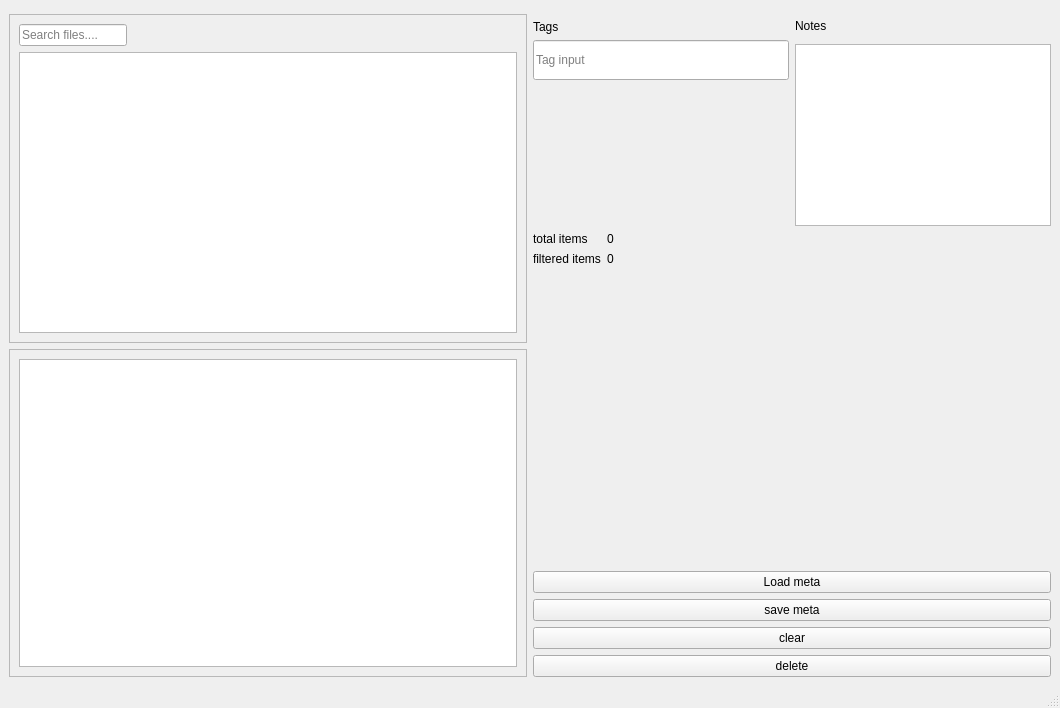
<?xml version="1.0" encoding="UTF-8"?>
<ui version="4.0">
 <class>MainWindow</class>
 <widget class="QMainWindow" name="MainWindow">
  <property name="geometry">
   <rect>
    <x>0</x>
    <y>0</y>
    <width>1060</width>
    <height>708</height>
   </rect>
  </property>
  <property name="windowTitle">
   <string>MainWindow</string>
  </property>
  <widget class="QWidget" name="centralwidget">
   <layout class="QHBoxLayout" name="horizontalLayout_2">
    <item>
     <layout class="QVBoxLayout" name="verticalLayout_3">
      <property name="topMargin">
       <number>5</number>
      </property>
      <item>
       <widget class="QScrollArea" name="scrollArea_2">
        <property name="widgetResizable">
         <bool>true</bool>
        </property>
        <widget class="QWidget" name="scrollAreaWidgetContents_2">
         <property name="geometry">
          <rect>
           <x>0</x>
           <y>0</y>
           <width>514</width>
           <height>310</height>
          </rect>
         </property>
         <layout class="QVBoxLayout" name="verticalLayout">
          <item>
           <widget class="QLineEdit" name="search_bar">
            <property name="sizePolicy">
             <sizepolicy hsizetype="Fixed" vsizetype="Fixed">
              <horstretch>0</horstretch>
              <verstretch>0</verstretch>
             </sizepolicy>
            </property>
            <property name="placeholderText">
             <string>Search files....</string>
            </property>
           </widget>
          </item>
          <item>
           <widget class="QTableView" name="table_view"/>
          </item>
         </layout>
        </widget>
       </widget>
      </item>
      <item>
       <widget class="QScrollArea" name="scrollArea">
        <property name="widgetResizable">
         <bool>true</bool>
        </property>
        <widget class="QWidget" name="scrollAreaWidgetContents">
         <property name="geometry">
          <rect>
           <x>0</x>
           <y>0</y>
           <width>514</width>
           <height>310</height>
          </rect>
         </property>
         <property name="sizePolicy">
          <sizepolicy hsizetype="Expanding" vsizetype="Expanding">
           <horstretch>0</horstretch>
           <verstretch>0</verstretch>
          </sizepolicy>
         </property>
         <layout class="QVBoxLayout" name="verticalLayout_5">
          <item>
           <widget class="QTreeView" name="tree_view"/>
          </item>
         </layout>
        </widget>
       </widget>
      </item>
     </layout>
    </item>
    <item>
     <layout class="QVBoxLayout" name="verticalLayout_2" stretch="0,2,0,3,3,3">
      <property name="topMargin">
       <number>5</number>
      </property>
      <item>
       <layout class="QHBoxLayout" name="horizontalLayout">
        <item>
         <layout class="QVBoxLayout" name="verticalLayout_6" stretch="2,3,10,0">
          <property name="spacing">
           <number>0</number>
          </property>
          <property name="sizeConstraint">
           <enum>QLayout::SetDefaultConstraint</enum>
          </property>
          <property name="topMargin">
           <number>0</number>
          </property>
          <property name="bottomMargin">
           <number>0</number>
          </property>
          <item>
           <widget class="QLabel" name="tag_lbl">
            <property name="text">
             <string>Tags</string>
            </property>
           </widget>
          </item>
          <item>
           <widget class="QLineEdit" name="tag_input">
            <property name="sizePolicy">
             <sizepolicy hsizetype="Expanding" vsizetype="Expanding">
              <horstretch>0</horstretch>
              <verstretch>0</verstretch>
             </sizepolicy>
            </property>
            <property name="text">
             <string/>
            </property>
            <property name="placeholderText">
             <string>Tag input</string>
            </property>
           </widget>
          </item>
          <item>
           <widget class="QLabel" name="label_2">
            <property name="text">
             <string/>
            </property>
           </widget>
          </item>
          <item>
           <widget class="QLabel" name="label">
            <property name="text">
             <string/>
            </property>
           </widget>
          </item>
         </layout>
        </item>
        <item>
         <layout class="QVBoxLayout" name="verticalLayout_4" stretch="2,15">
          <item>
           <widget class="QLabel" name="notes_lbl">
            <property name="text">
             <string>Notes</string>
            </property>
           </widget>
          </item>
          <item>
           <widget class="QTextEdit" name="note_input"/>
          </item>
         </layout>
        </item>
       </layout>
      </item>
      <item>
       <layout class="QFormLayout" name="formLayout">
        <item row="0" column="0">
         <widget class="QLabel" name="label_3">
          <property name="text">
           <string>total items</string>
          </property>
         </widget>
        </item>
        <item row="0" column="1">
         <widget class="QLabel" name="Total_file_Lbl">
          <property name="text">
           <string>0</string>
          </property>
         </widget>
        </item>
        <item row="1" column="0">
         <widget class="QLabel" name="label_5">
          <property name="text">
           <string>filtered items</string>
          </property>
         </widget>
        </item>
        <item row="1" column="1">
         <widget class="QLabel" name="select_file_Lbl">
          <property name="text">
           <string>0</string>
          </property>
         </widget>
        </item>
       </layout>
      </item>
      <item>
       <widget class="QPushButton" name="load_btn">
        <property name="text">
         <string>Load meta</string>
        </property>
       </widget>
      </item>
      <item>
       <widget class="QPushButton" name="save_btn">
        <property name="text">
         <string>save meta</string>
        </property>
       </widget>
      </item>
      <item>
       <widget class="QPushButton" name="clear_btn">
        <property name="text">
         <string>clear</string>
        </property>
       </widget>
      </item>
      <item>
       <widget class="QPushButton" name="delete_btn">
        <property name="text">
         <string>delete</string>
        </property>
       </widget>
      </item>
     </layout>
    </item>
   </layout>
  </widget>
  <widget class="QMenuBar" name="menubar">
   <property name="geometry">
    <rect>
     <x>0</x>
     <y>0</y>
     <width>1060</width>
     <height>27</height>
    </rect>
   </property>
  </widget>
  <widget class="QStatusBar" name="statusbar"/>
 </widget>
 <resources/>
 <connections/>
</ui>
